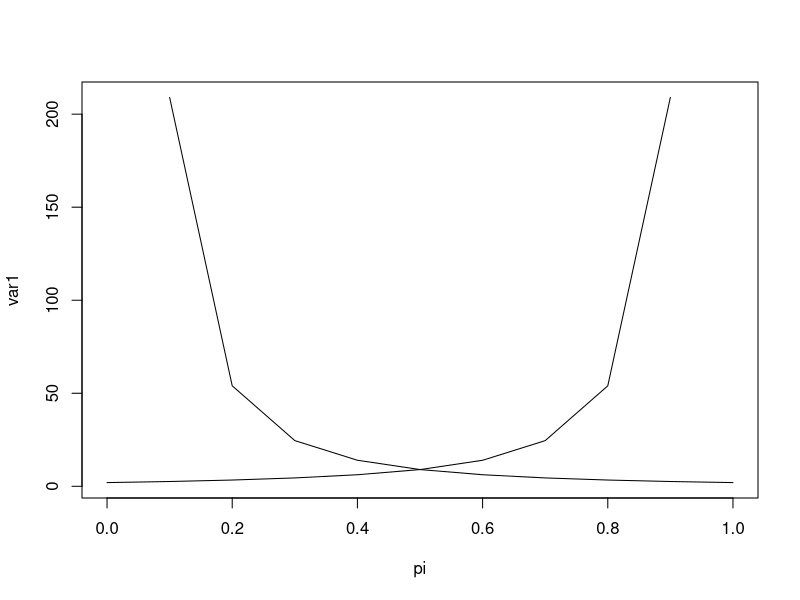
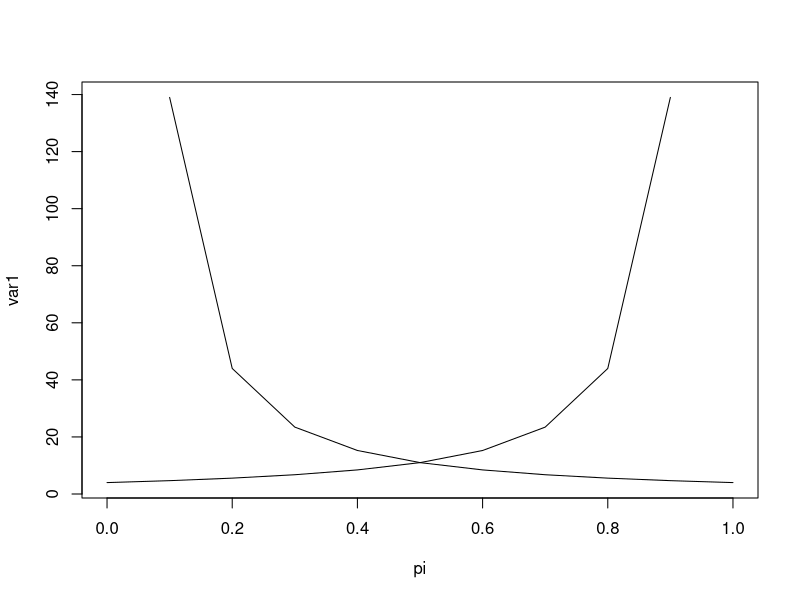
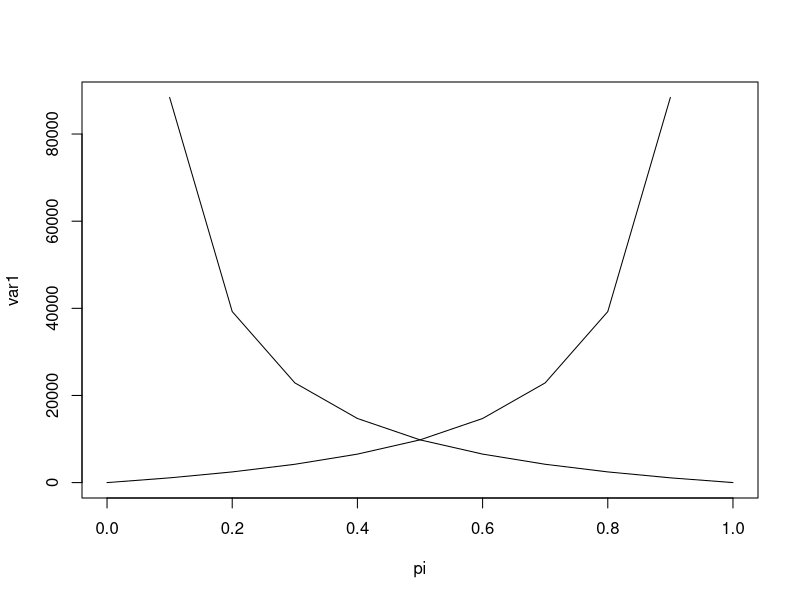

These charts were generated, in order, by the following R code:
sig2 <- 2
omeg2 <- 2
mu <- 0
kappa <- 1
pi <- seq(0,1,0.1)

var_mu <- function(sig2,omeg2,mu,kap, pi){
  x <- pi*sig2 + (1-pi)*omeg2 + pi*(1-pi)*(mu-kap)^2
  return(x/(pi^2))
}

var1 <- var_mu(sig2, omeg2, mu, kappa, pi)
var2 <- var_mu(sig2, omeg2, mu, kappa, 1-pi)

# equal variances
plot(y=var1, x= pi, type='l')
lines(y=var2, x=pi)

# sig2 ≠ omeg2 just increases the y axis
sig2 <- 4
omeg2 <- 1
var1 <- var_mu(sig2, omeg2, mu, kappa, pi)
var2 <- var_mu(sig2, omeg2, mu, kappa, 1-pi)
plot(y=var1, x= pi, type='l')
lines(y=var2, x=pi)
# always cross at pi = 0.5; just see the y axis inc with sig2
# difference between means enters symmetrically!!! 
sig2 <- 2
omeg2 <- 2
mu <- 100
kap <- 0
var1 <- var_mu(sig2, omeg2, mu, kappa, pi)
var2 <- var_mu(sig2, omeg2, mu, kappa, 1-pi)
plot(y=var1, x= pi, type='l')
lines(y=var2, x=pi)
